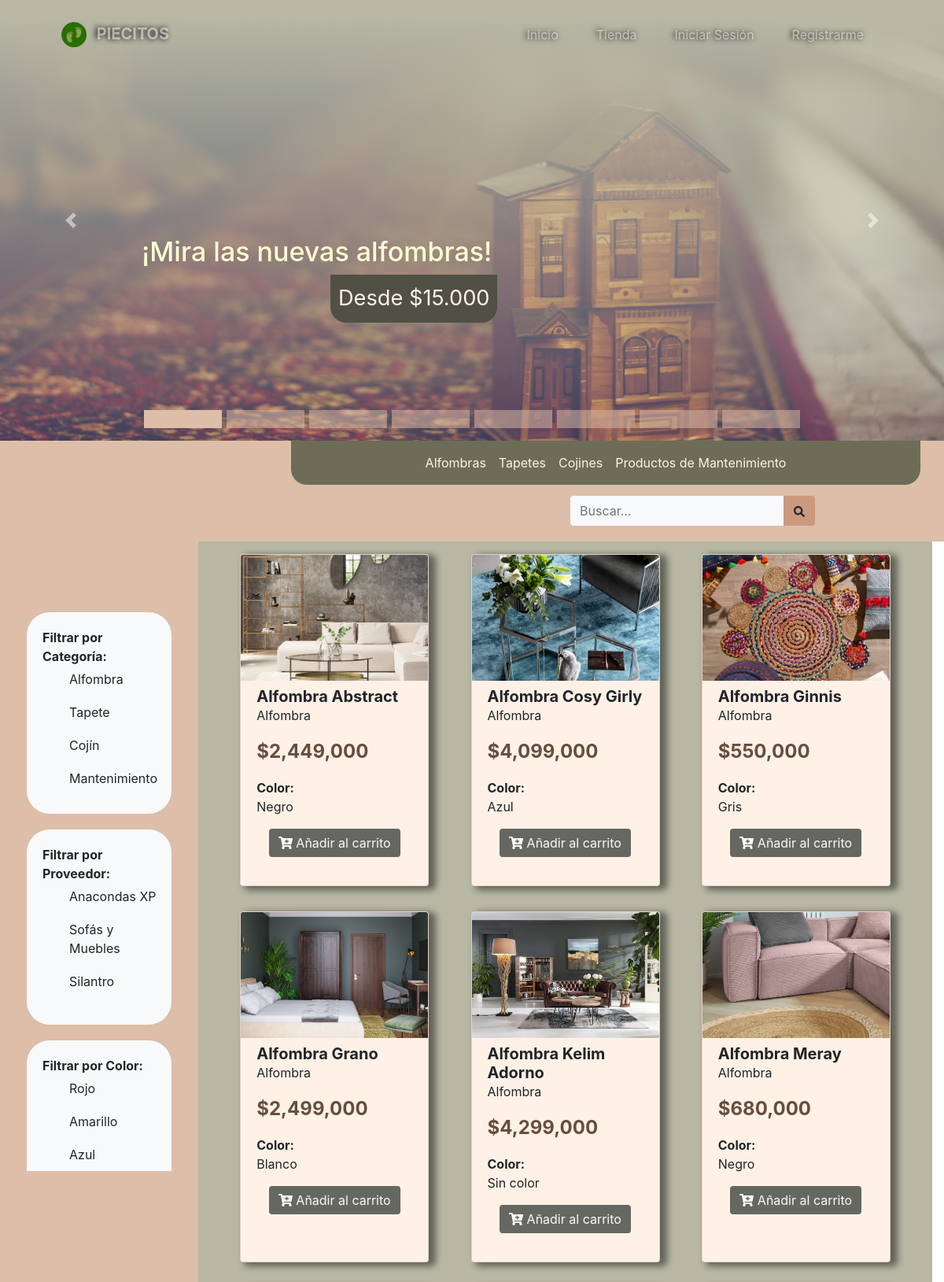
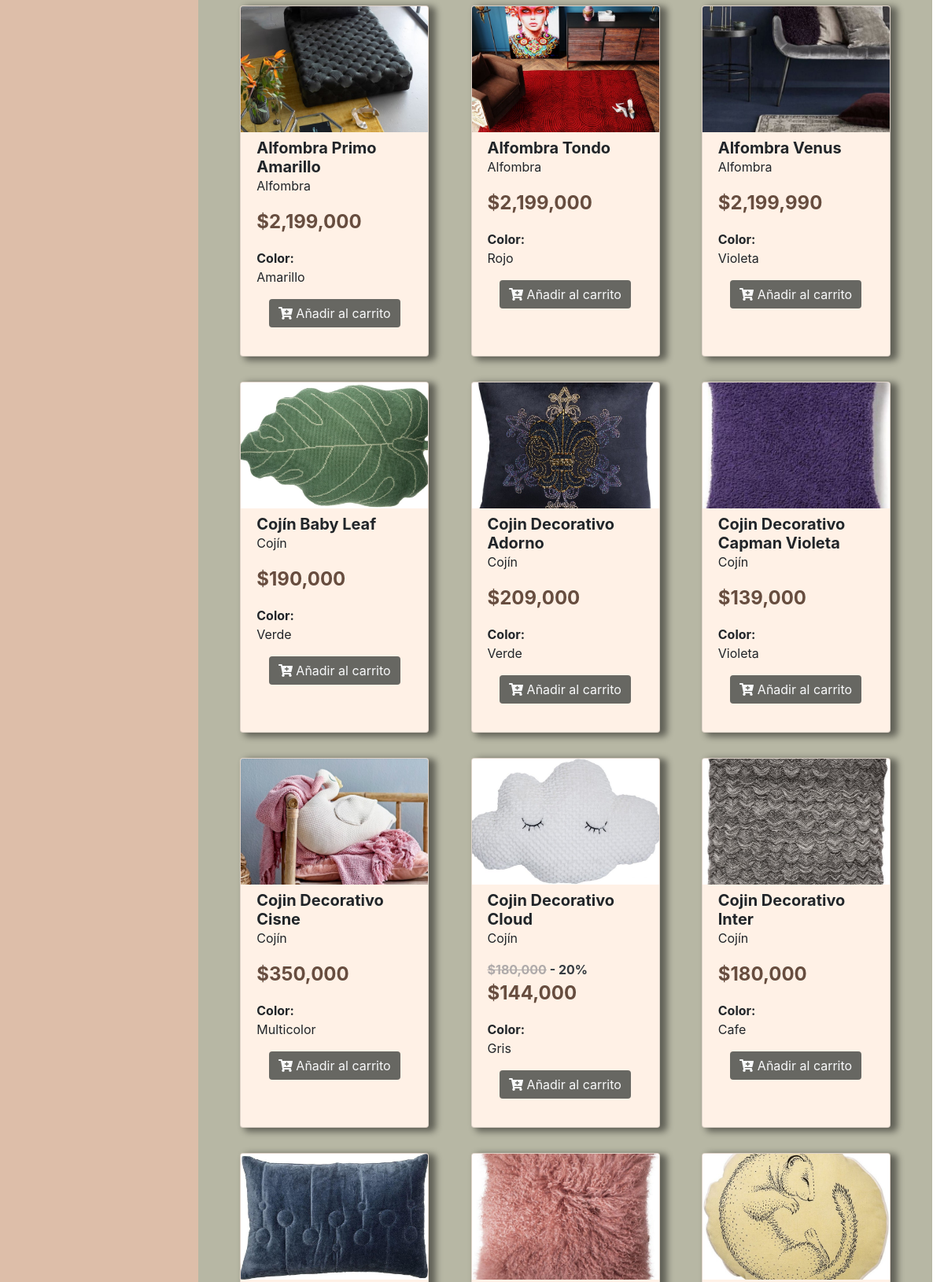
/index.php?modulo=Tienda&controlador=Tienda&funcion=catalogo (upper part), run on the app's committed database (2 pictures, top to bottom).
### tables this page shows
CREATE TABLE `categoria_pro` (
  `Cat_Id` int(11) NOT NULL,
  `Cat_Nombre` varchar(20) DEFAULT NULL
);

CREATE TABLE `proveedor` (
  `Prov_Id` int(11) NOT NULL,
  `prov_nombre` varchar(50) DEFAULT NULL,
  `prov_razon_social` varchar(50) DEFAULT NULL,
  `prov_direccion` varchar(50) DEFAULT NULL,
  `prov_correo` varchar(50) DEFAULT NULL,
  `Prov_Telefono` int(11) DEFAULT NULL,
  `prov_fecha_registro` varchar(30) DEFAULT NULL,
  `Usu_Id` int(11) DEFAULT NULL
);

CREATE TABLE `color` (
  `Col_Id` int(11) NOT NULL,
  `Col_Nombre` varchar(30) DEFAULT NULL
);

CREATE TABLE `producto` (
  `Pro_Id` int(11) NOT NULL,
  `pro_nombre` varchar(50) DEFAULT NULL,
  `Pro_Cantidad` int(11) DEFAULT NULL,
  `Pro_Precio` int(11) DEFAULT NULL,
  `Pro_Costo` int(11) DEFAULT NULL,
  `Pro_Descripcion` varchar(500) DEFAULT NULL,
  `Pro_Imagen` varchar(200) DEFAULT NULL,
  `Pro_Descuento` int(11) DEFAULT NULL,
  `Pro_Fecha_Registro` varchar(30) DEFAULT NULL,
  `Prov_Id` int(11) DEFAULT NULL,
  `Usu_Id` int(11) DEFAULT NULL,
  `Col_Id` int(11) DEFAULT NULL,
  `Cat_Id` int(11) DEFAULT NULL
);

### controller/Tienda/TiendaController.php (called while the page is built, shortened)
<?php
    class TiendaController {
        public function catalogo() {
            $obj = new TiendaModel();
            $sql = "SELECT Pro.Pro_Id,Pro.Pro_Nombre,Pro.Pro_Cantidad,Pro.Pro_Precio,Pro.Pro_Imagen,Pro.Pro_Descuento,Pro.Col_Id,Pro.Cat_Id,Col.Col_Id,Col.Col_Nombre,Cat.Cat_Id,Cat.Cat_Nombre FROM Producto Pro, Color Col, Categoria_Pro Cat WHERE Pro.Col_Id = Col.Col_Id AND Pro.Cat_Id = Cat.Cat_Id AND Pro.Pro_Cantidad > 0 ORDER BY Cat.Cat_Nombre, Pro.Pro_Nombre";
            $productos = $obj->consult($sql);
            $sql = "SELECT Cat_Id, Cat_Nombre FROM Categoria_Pro";
            $categorias = $obj->consult($sql);
            $sql = "SELECT Prov_Id, Prov_Nombre, Prov_Razon_Social FROM Proveedor";
            $proveedores = $obj->consult($sql);
            $sql = "SELECT Col_Id,Col_Nombre FROM Color";
            $colores = $obj->consult($sql);
            include_once '../view/Tienda/catalogo.php';
        }
    }
?>

### lib/conf/conf.php (called while the page is built)
<?php
    $server = "localhost";
    $user = "root";
    $dataBase = "piecitos";
    $password = "test2";
    $port = "3306";
?>

### lib/conf/connection.php (called while the page is built, shortened)
<?php
    class Connection{
        private $server;
        private $user;
        private $password;
        private $dataBase;
        private $link;
        private function setConnect() {
            require_once 'conf.php';
            $this->server = $server;
            $this->user = $user;
            $this->password = $password;
            $this->dataBase = $dataBase;
        }
        private function connect() {
            $this->link = mysqli_connect($this->server,$this->user,$this->password,$this->dataBase);
        }
        public function getConnect() {
            return $this->link;
        }
    }
?>

### model/MasterModel.php (called while the page is built, shortened)
<?php
    include_once '../lib/conf/connection.php';
    class MasterModel extends Connection {
        public function consult($sql) {
            $result = mysqli_query($this->getConnect(),$sql);
            return $result;
        }
    }
?>

### view/Tienda/catalogo.php (the view, shortened to what this page needs)
<div id="carousel_Categorias" class="carousel slide" data-ride="carousel">
    <ol class="carousel-indicators">
        <li data-target="#carousel_Categorias" style="background:#DDBEA9;width:30%" data-slide-to="0" class="active"></li>
        <li data-target="#carousel_Categorias" style="background:#DDBEA9;width:30%" data-slide-to="1"></li>
        <li data-target="#carousel_Categorias" style="background:#DDBEA9;width:30%" data-slide-to="2"></li>
        <li data-target="#carousel_Categorias" style="background:#DDBEA9;width:30%" data-slide-to="3"></li>
        <li data-target="#carousel_Categorias" style="background:#DDBEA9;width:30%" data-slide-to="4"></li>
        <li data-target="#carousel_Categorias" style="background:#DDBEA9;width:30%" data-slide-to="5"></li>
        <li data-target="#carousel_Categorias" style="background:#DDBEA9;width:30%" data-slide-to="6"></li>
        <li data-target="#carousel_Categorias" style="background:#DDBEA9;width:30%" data-slide-to="7"></li>
    </ol>
    <div class="carousel-inner">
        <div class="carousel-item active">
            <div class="w-100 d-block size-productos" style="background: url(images/Productos/imagenes/1_alfombra1.jpg) center/cover;height:70vh !important;">
                <div class="w-100 h-100 carousel-Categorias">
                    <div class="carousel-caption d-none d-md-block">
                        <h5>¡Mira las nuevas alfombras!</h5>
                        <p>Desde $15.000</p>
                    </div>
                </div>
            </div>
        </div>
    </div>
    <a class="carousel-control-prev" href="#carousel_Categorias" role="button" data-slide="prev">
        <span class="carousel-control-prev-icon" aria-hidden="true"></span>
    </a>
    <a class="carousel-control-next" href="#carousel_Categorias" role="button" data-slide="next">
        <span class="carousel-control-next-icon" aria-hidden="true"></span>
    </a>
</div>
<div class="col-md-8 mx-auto px-2 sticky-top" style="margin-left: 370px !important;border-radius:0px 0px 20px 20px;background: #6d6d57 !important;top: 61px;">
    <nav class="navbar navbar-expand-lg row">
        <ul class="navbar-nav text-light mx-auto" id="cont_porCategoria" data-url="<?php echo getUrl("Tienda","Tienda","porCategoria",false,"ajax") ?>" data-url-barra="<?php echo getUrl("Tienda","Tienda","porCategoriaBarra",false,"ajax") ?>">
            <li id="1" class="nav-item nav-link navbar-horizontal-tienda porCategoria">Alfombras</li>
            <li id="2" class="nav-item nav-link navbar-horizontal-tienda porCategoria">Tapetes</li>
            <li id="3" class="nav-item nav-link navbar-horizontal-tienda porCategoria">Cojines</li>
            <li id="4" class="nav-item nav-link navbar-horizontal-tienda porCategoria">Productos de Mantenimiento</li>
        </ul>
    </nav>
</div>
<div class="row" style="background:#DDBEA9;padding: 70px 20px 20px; position: relative; top: -56px; margin: 0;">
    <form class="d-sm-inline-block form-inline ml-auto navbar-search" style="margin-right: 9rem;">
        <div class="input-group">
            <input type="text" class="form-control bg-light border-0 small" name="buscar" id="filtroTienda" data-url="<?php echo getUrl("Tienda","Tienda","filtroCatalogo", false, "ajax");?>" placeholder="Buscar..." aria-label="Search" aria-describedby="basic-addon2">
            <div class="input-group-append">
                <div class="btn" style="background:#CB997E; cursor:auto;">
                    <i class="fas fa-search fa-sm"></i>
                </div>
            </div>
        </div>
    </form>
</div>
<div class="row col-md-12 m-0 p-0" style="margin-top:-56px !important">
        <div class="d-inline-block " style="width:21vw; background:#DDBEA9">
            <div class="sticky-top" style="height:100vh; overflow-y: scroll; padding-top:90px;">
                <div class="bg-light  " style="border-radius: 29px; padding: 20px; margin: 0px 34px 20px;" id="Cat" data-filtro="">
                    <span class="font-weight-bold">Filtrar por Categoría:</span>
                    <div class="ml-3">
                        <?php
                            while ($cat = mysqli_fetch_assoc($categorias)) {
                        ?>
                            <div class="input-group-prepend">
                                <div class="px-2">
                                    <label id="<?php echo 'Cat'.$cat['Cat_Id']; ?>" class="valorCat porFiltro"><?php echo $cat['Cat_Nombre']; ?></label>
                                </div>
                            </div>
                        <?php
                            }
                        ?>
                    </div>
                </div>
                <div class="bg-light " style="border-radius: 29px; padding: 20px; margin: 0px 34px 20px;"  id="Prv" data-filtro="">
                    <span class="font-weight-bold">Filtrar por Proveedor:</span>
                    <div class="ml-3" id="scroll">
                        <?php
                            while ($prov = mysqli_fetch_assoc($proveedores)) {
                        ?>
                            <div class="input-group-prepend">
                                <div class="px-2">
                                    <label id="<?php echo 'Prv'.$prov['Prov_Id']; ?>" class="valorPrv porFiltro"><?php echo $prov['Prov_Nombre']; ?></label>
                                </div>
                            </div>
                        <?php
                            }
                        ?>
                    </div>
                </div>
                <div class="bg-light" style="border-radius: 29px; padding: 20px; margin: 0px 34px 20px;"  id="Col" data-filtro="">
                        <span class="font-weight-bold">Filtrar por Color:</span>
                    <div class="ml-3" id="scroll">
                        <?php
                            while ($col = mysqli_fetch_assoc($colores)) {
                        ?>
                            <div class="input-group-prepend">
                                <div class="px-2">
                                    <label id="<?php echo 'Col'.$col['Col_Id']; ?>" class="valorCol porFiltro"><?php echo $col['Col_Nombre']; ?></label>
                                </div>
                            </div>
                        <?php
                            }
                        ?>
                    </div>
                </div>
            </div>
   </div>
    <div class="d-inline-block" style="background:#b7b7a4; width: 78.655% !important; max-width: 77.75vw !important; min-width: 50vw !important;">
        <div class="d-flex flex-wrap" style="justify-content: space-evenly;" id="catalogoProductos">
            <?php
            if (mysqli_fetch_row($productos) > 0) {
                foreach ($productos as $pro) {
            ?>
                <div class="card box-shadow my-3" style="width: 20%;background:#FFF1E6;min-width: 240px;">
                    <div class="position-relative">
                        <img class="card-img-top size-productos" style="height: 10rem; object-position: center;" src="<?php echo $pro['Pro_Imagen']; ?>" alt="Imagen de <?php echo $pro['Pro_Nombre']; ?>">
                    </div>
                    <div class="card-body pt-2">
                        <h5 class="card-title text-left font-weight-bold mb-0">
                            <?php
                                if (strlen($pro['Pro_Nombre']) < 40) {
                                    echo $pro['Pro_Nombre'];
                                } else {
                                    echo substr($pro['Pro_Nombre'],0,35)."...";
                                }
                            ?>
                        </h5>
                        <p>
                            <?php echo $pro['Cat_Nombre']; ?>
                        </p>
                        <?php  if ($pro['Pro_Descuento'] != 0) {  ?>
                            <p  class='text-dark font-weight-bold' style="margin-bottom: 0;">
                                <?php
                                    echo "<span style='color: #afaaaa; text-decoration: line-through;'>$".number_format($pro['Pro_Precio'])."</span> - ".$pro['Pro_Descuento']."%";
                                ?>
                            </p>
                        <?php } ?>
                        <p style="color:#674d3f;font-weight:bold;font-size:1.5rem">
                            <?php
                                if ($pro['Pro_Descuento'] != 0) {
                                    echo "$".number_format($pro['Pro_Precio'] - (($pro['Pro_Precio'] * $pro['Pro_Descuento']) / 100));
                                } else {
                                    echo "$".number_format($pro['Pro_Precio']);
                                }
                            ?>
                        </p>
                        <span class="font-weight-bold w-60">Color:</span> <p class="w-100"><?php echo $pro['Col_Nombre'] ?></p>
                        <div class="row col-md-12 m-0">
                            <button class="btn mb-3 mx-auto text-light detallesCarrito" data-url="<?php echo getUrl("Carrito", "Carrito","verDetalles",false, "ajax"); ?>" id="<?php echo $pro['Pro_Id']; ?>" style="background: #676762; border: 0;">
                                <i class="fas fa-cart-plus text-light"></i>
                                Añadir al carrito
                            </button>
                        </div>
                    </div>
                </div>
            <?php
                }
            } else {
                echo "<span class='pb-5'>No hay productos que mostrar.</span>";
            }
            ?>
        </div>
    </div>
</div>

### data on the page
categoria_pro: Cat_Nombre "Alfombra"
categoria_pro: Cat_Nombre "Tapete"
categoria_pro: Cat_Nombre "Cojín"
categoria_pro: Cat_Nombre "Mantenimiento"
proveedor: prov_nombre "Anacondas XP"
proveedor: prov_nombre "Sofás y Muebles"
proveedor: prov_nombre "Silantro"
color: Col_Nombre "Rojo"
color: Col_Nombre "Amarillo"
color: Col_Nombre "Azul"
producto: Pro_Imagen+pro_nombre (picture), pro_nombre "Alfombra Abstract", Cat_Id.Cat_Nombre "Alfombra", Pro_Precio "2,449,000", Col_Id.Col_Nombre "Negro"
producto: Pro_Imagen+pro_nombre (picture), pro_nombre "Alfombra Cosy Girly", Cat_Id.Cat_Nombre "Alfombra", Pro_Precio "4,099,000", Col_Id.Col_Nombre "Azul"
producto: Pro_Imagen+pro_nombre (picture), pro_nombre "Alfombra Ginnis", Cat_Id.Cat_Nombre "Alfombra", Pro_Precio "550,000", Col_Id.Col_Nombre "Gris"
producto: Pro_Imagen+pro_nombre (picture), pro_nombre "Alfombra Grano", Cat_Id.Cat_Nombre "Alfombra", Pro_Precio "2,499,000", Col_Id.Col_Nombre "Blanco"
producto: Pro_Imagen+pro_nombre (picture), pro_nombre "Alfombra Kelim Adorno", Cat_Id.Cat_Nombre "Alfombra", Pro_Precio "4,299,000", Col_Id.Col_Nombre "Sin color"
producto: Pro_Imagen+pro_nombre (picture), pro_nombre "Alfombra Meray", Cat_Id.Cat_Nombre "Alfombra", Pro_Precio "680,000", Col_Id.Col_Nombre "Negro"
producto: Pro_Imagen+pro_nombre (picture), pro_nombre "Alfombra Primo Amarillo", Cat_Id.Cat_Nombre "Alfombra", Pro_Precio "2,199,000", Col_Id.Col_Nombre "Amarillo"
producto: Pro_Imagen+pro_nombre (picture), pro_nombre "Alfombra Tondo", Cat_Id.Cat_Nombre "Alfombra", Pro_Precio "2,199,000", Col_Id.Col_Nombre "Rojo"
producto: Pro_Imagen+pro_nombre (picture), pro_nombre "Alfombra Venus", Cat_Id.Cat_Nombre "Alfombra", Pro_Precio "2,199,990", Col_Id.Col_Nombre "Violeta"
producto: Pro_Imagen+pro_nombre (picture), pro_nombre "Cojín Baby Leaf", Cat_Id.Cat_Nombre "Cojín", Pro_Precio "190,000", Col_Id.Col_Nombre "Verde"
producto: Pro_Imagen+pro_nombre (picture), pro_nombre "Cojin Decorativo Adorno", Cat_Id.Cat_Nombre "Cojín", Pro_Precio "209,000", Col_Id.Col_Nombre "Verde"
producto: Pro_Imagen+pro_nombre (picture), pro_nombre "Cojin Decorativo Capman Violeta", Cat_Id.Cat_Nombre "Cojín", Pro_Precio "139,000", Col_Id.Col_Nombre "Violeta"
producto: Pro_Imagen+pro_nombre (picture), pro_nombre "Cojin Decorativo Cisne", Cat_Id.Cat_Nombre "Cojín", Pro_Precio "350,000", Col_Id.Col_Nombre "Multicolor"
producto: Pro_Imagen+pro_nombre (picture), pro_nombre "Cojin Decorativo Cloud", Cat_Id.Cat_Nombre "Cojín", Pro_Precio "180,000", Pro_Descuento "20", $pro['Pro_Precio'] - (($pro['Pro_Precio'] * $pro['Pro_Descuento']) / 100) "144,000", Col_Id.Col_Nombre "Gris"
producto: Pro_Imagen+pro_nombre (picture), pro_nombre "Cojin Decorativo Inter", Cat_Id.Cat_Nombre "Cojín", Pro_Precio "180,000", Col_Id.Col_Nombre "Cafe"
producto: Pro_Imagen+pro_nombre (picture)
producto: Pro_Imagen+pro_nombre (picture)
producto: Pro_Imagen+pro_nombre (picture)
